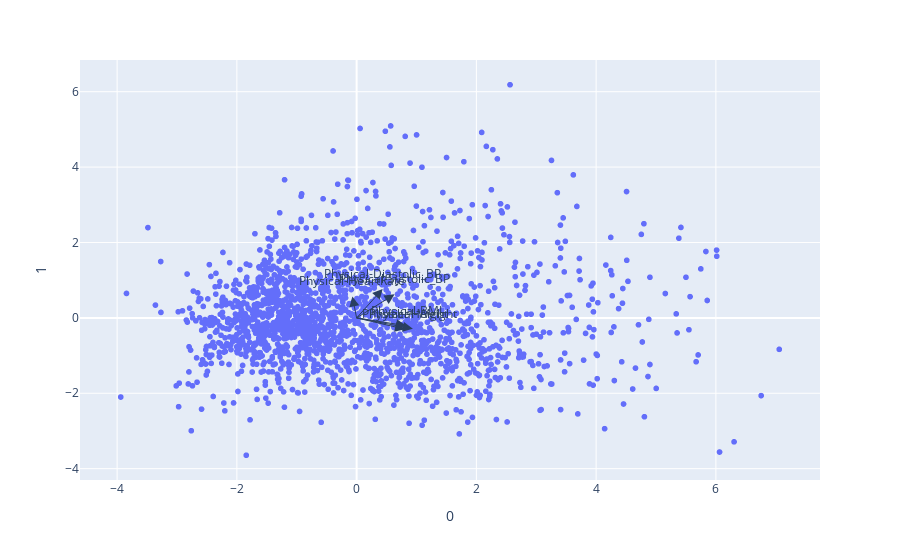

This figure's notebook cell:
### Code cell
# Visualize the loadings
# (From https://plotly.com/python/pca-visualization/)

import plotly.express as px

#df = px.data.iris()
#features = ['sepal_length', 'sepal_width', 'petal_length', 'petal_width']
#X = df[features]

#pca = PCA(n_components=2)
#principalComponents = pca.fit_transform(X)

loadings = pca.components_.T * np.sqrt(pca.explained_variance_)

fig = px.scatter(principalComponents, x=0, y=1)

for i, feature in enumerate(train_reduced.columns):
    fig.add_annotation(
        ax=0, ay=0,
        axref="x", ayref="y",
        x=loadings[i, 0],
        y=loadings[i, 1],
        showarrow=True,
        arrowsize=2,
        arrowhead=2,
        xanchor="right",
        yanchor="top"
    )
    fig.add_annotation(
        x=loadings[i, 0],
        y=loadings[i, 1],
        ax=0, ay=0,
        xanchor="center",
        yanchor="bottom",
        text=feature,
        yshift=5,
    )
fig.show()

### Figure 1 — Plotly figure (JSON) as saved in the notebook; plotly's stock layout.template omitted (floating-point values rounded to 4 significant figures; data arrays with more than 128 entries replaced by an {"elided": "..."} marker saying what was removed)
{"data": [{"hovertemplate": "0=%{x}<br>1=%{y}<extra></extra>", "legendgroup": "", "marker": {"color": "#636efa", "symbol": "circle"}, "mode": "markers", "name": "", "showlegend": false, "type": "scattergl", "x": {"elided": "1978 float values"}, "xaxis": "x", "y": {"elided": "1978 float values"}, "yaxis": "y"}], "layout": {"annotations": [{"arrowhead": 2, "arrowsize": 2, "ax": 0, "axref": "x", "ay": 0, "ayref": "y", "showarrow": true, "x": 0.827, "xanchor": "right", "y": -0.2079, "yanchor": "top"}, {"ax": 0, "ay": 0, "text": "Physical-BMI", "x": 0.827, "xanchor": "center", "y": -0.2079, "yanchor": "bottom", "yshift": 5}, {"arrowhead": 2, "arrowsize": 2, "ax": 0, "axref": "x", "ay": 0, "ayref": "y", "showarrow": true, "x": 0.8082, "xanchor": "right", "y": -0.3005, "yanchor": "top"}, {"ax": 0, "ay": 0, "text": "Physical-Height", "x": 0.8082, "xanchor": "center", "y": -0.3005, "yanchor": "bottom", "yshift": 5}, {"arrowhead": 2, "arrowsize": 2, "ax": 0, "axref": "x", "ay": 0, "ayref": "y", "showarrow": true, "x": 0.9397, "xanchor": "right", "y": -0.2897, "yanchor": "top"}, {"ax": 0, "ay": 0, "text": "Physical-Weight", "x": 0.9397, "xanchor": "center", "y": -0.2897, "yanchor": "bottom", "yshift": 5}, {"arrowhead": 2, "arrowsize": 2, "ax": 0, "axref": "x", "ay": 0, "ayref": "y", "showarrow": true, "x": 0.4346, "xanchor": "right", "y": 0.7657, "yanchor": "top"}, {"ax": 0, "ay": 0, "text": "Physical-Diastolic_BP", "x": 0.4346, "xanchor": "center", "y": 0.7657, "yanchor": "bottom", "yshift": 5}, {"arrowhead": 2, "arrowsize": 2, "ax": 0, "axref": "x", "ay": 0, "ayref": "y", "showarrow": true, "x": -0.0712, "xanchor": "right", "y": 0.5704, "yanchor": "top"}, {"ax": 0, "ay": 0, "text": "Physical-HeartRate", "x": -0.0712, "xanchor": "center", "y": 0.5704, "yanchor": "bottom", "yshift": 5}, {"arrowhead": 2, "arrowsize": 2, "ax": 0, "axref": "x", "ay": 0, "ayref": "y", "showarrow": true, "x": 0.6334, "xanchor": "right", "y": 0.6236, "yanchor": "top"}, {"ax": 0, "ay": 0, "text": "Physical-Systolic_BP", "x": 0.6334, "xanchor": "center", "y": 0.6236, "yanchor": "bottom", "yshift": 5}], "legend": {"tracegroupgap": 0}, "margin": {"t": 60}, "xaxis": {"anchor": "y", "domain": [0, 1], "title": {"text": "0"}}, "yaxis": {"anchor": "x", "domain": [0, 1], "title": {"text": "1"}}}}
